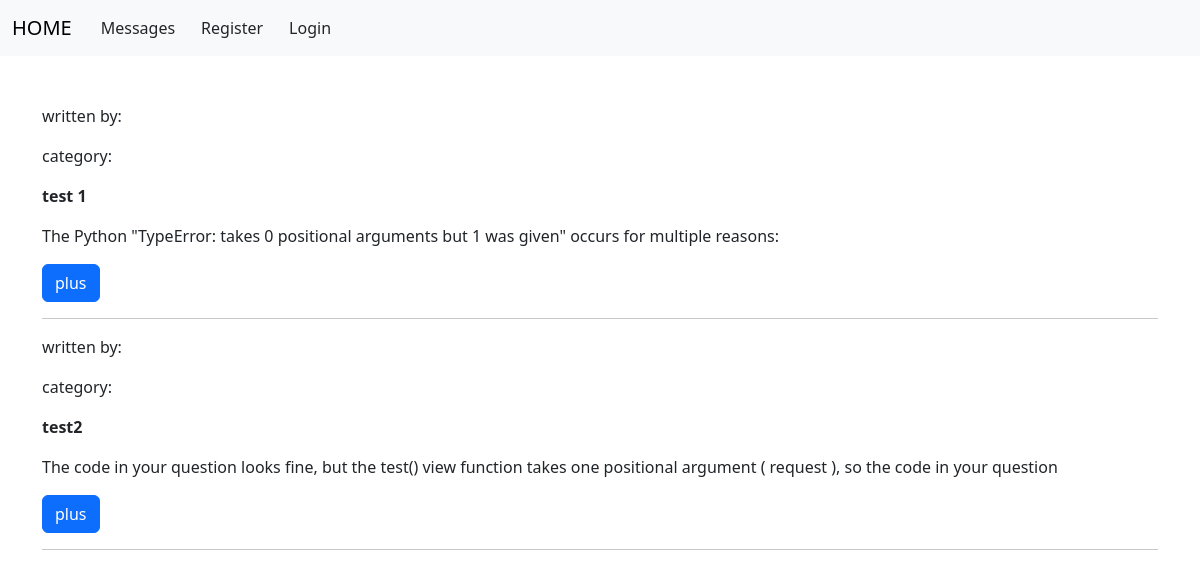
Page /website/messages on the earlier database version.
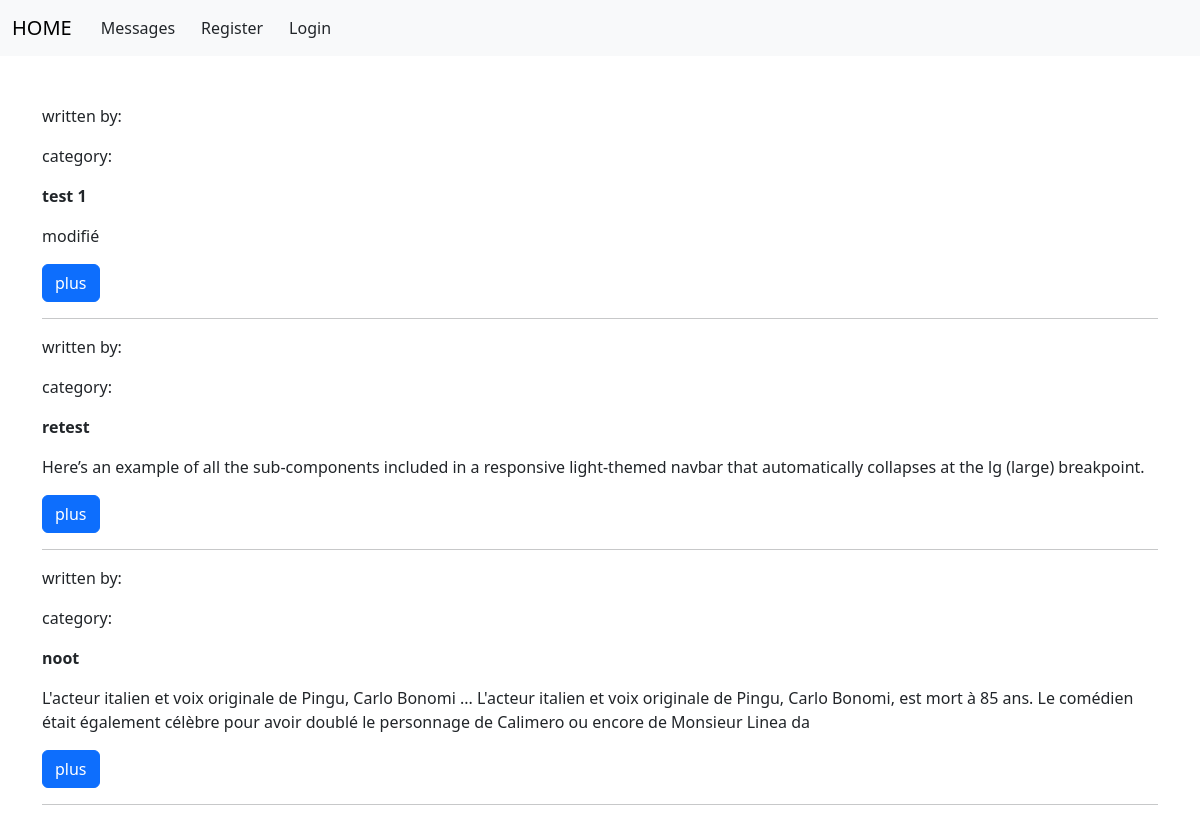
Same page on the later database version.
### website/models.py (models this page shows)
class Message(models.Model):
    title = models.CharField(max_length=255)
    content = models.CharField(max_length=1000)
    author = models.ForeignKey(User, null=False, on_delete=models.CASCADE, default="missing_author")
    category = models.ForeignKey(Category, null=True, on_delete=models.SET_NULL)

### website/views.py (the view)
# urls.py: path('messages', views.index_messages, name='index_messages'),
def index_messages(request):
    messages = Message.objects.all()
    variables = {"messages": messages}
    return render(request, 'website/messages.html', variables)

### website/templates/website/messages.html (shortened to what this page needs)
{% extends 'website/base.html' %}
{% block content %}
{% for message in messages %}
    <p>written by: {{ message.author.username }}</p>
        <p>category: {{ message.category.name }}</p>
<p><strong>{{message.title}}</strong></p>
    <p>{{message.content}}</p>
    <a href="{% url 'show_message' message.id %}" class="btn btn-primary">plus</a>
    <hr>
{% endfor %}
{% endblock %}

Differences in the rows shown:
removed Message: title "test2", content "The code in your question looks fine, but the test() view function takes one positional argument ( request ), so the code in your question"
changed Message "test 1": content "The Python \"TypeError: takes 0 positional arguments but 1 was given\" occurs for multiple reasons:" → "modifié"
added Message: title "retest", content "Here’s an example of all the sub-components included in a responsive light-themed navbar that automatically collapses at the lg (large) breakpoint."
added Message: title "noot", content "L'acteur italien et voix originale de Pingu, Carlo Bonomi ... L'acteur italien et voix originale de Pingu, Carlo Bonomi, est mort à 85 ans. Le comédien était également célèbre pour avoir doublé le personnage de Calimero ou encore de Monsieur Linea da"
